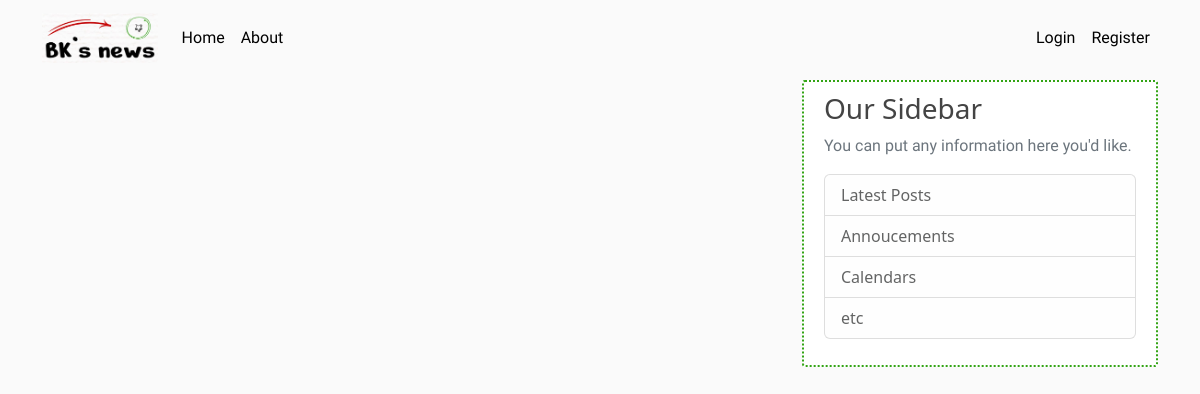
The app's page /, older data.
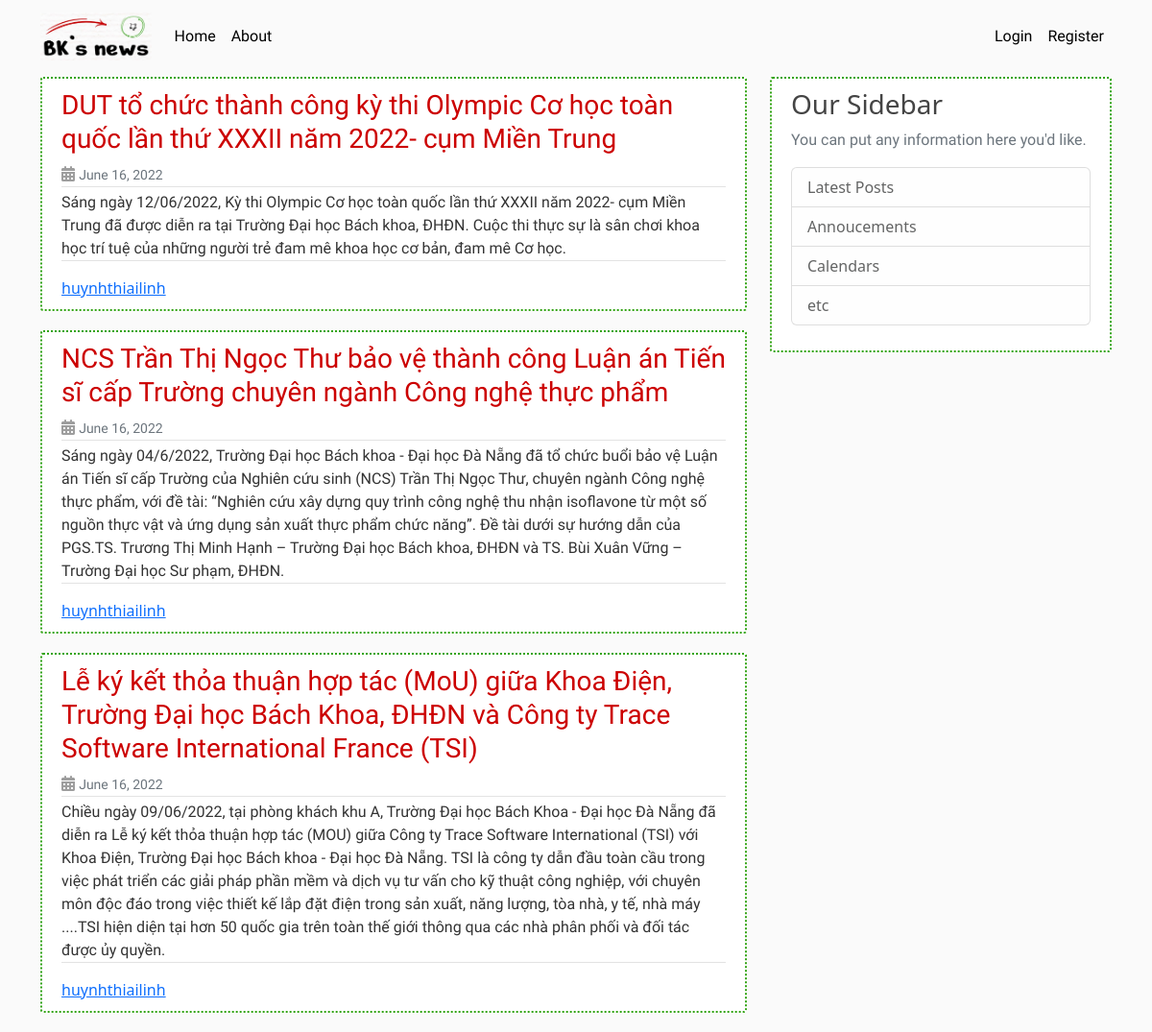
The same page, newer data.
### article/models.py (models this page shows, shortened)
class Post(models.Model):
    title = models.CharField(max_length=100)
    content = models.TextField()
    date_posted = models.DateTimeField(default=timezone.now)
    author = models.ForeignKey(User, on_delete=models.CASCADE)

### article/views.py (the view)
# urls.py: path('', views.home, name='article-home'),
def home(request):
    context = {
        'posts': Post.objects.all()
    }
    return render(request, 'article/home.html', context)

### article/templates/article/home.html
{% extends 'article/base.html' %}
{% block content %}
    {% for post in posts %}
        <article class="media content-section">
            <div class="media-body">
                <div class="article-metadata">
                    <h3><a href="#" class="article-title">{{ post.title }}</a></h3>
                    <div class="date-time">
                        <i class="fa-solid fa-calendar-days"></i>
                        <small class="text-muted">{{ post.date_posted | date:"F d, Y" }}</small>
                    </div>
                </div>
                <p class="article-content">{{ post.content }}</p>
                <div>
                    <a href="#" class="mr-2">{{ post.author }}</a>
                </div>
            </div>
        </article>
    {% endfor%}
{% endblock content %}

### article/templates/article/base.html (shortened to what this page needs)
{% load static %}
<!DOCTYPE html>
<html lang="en">
<head>
    <link href="https://cdn.jsdelivr.net/npm/bootstrap@5.2.0-beta1/dist/css/bootstrap.min.css" rel="stylesheet">
    <link rel="stylesheet" type="text/css" href="{% static 'article/main.css' %}">
    <link rel="stylesheet" href="https://cdnjs.cloudflare.com/ajax/libs/font-awesome/6.1.1/css/all.min.css" />
</head>
<body>
    <header class="site-header">
        <nav class="navbar navbar-expand-md navbar-dark bg-steel fixed-top">
            <div class="container">
                <a href="{% url 'article-home' %}" class="navbar-brand mr-4">
                    <img id="logo" src="{% static 'article/logo.jpg' %}" alt="">
                </a>
                <div class="collapse navbar-collapse" id="navbarToggle">
                    <div class="navbar-nav mr-auto">
                        <a href="{% url 'article-home' %}" class="nav-item nav-link">Home</a>
                        <a href="{% url 'article-about' %}" class="nav-item nav-link">About</a>
                    </div>
                    <div class="navbar-nav">
                        {% if user.is_authenticated %}
                        <a href="{% url 'profile' %}" class="nav-item nav-link">Profile</a>
                            <a href="{% url 'logout' %}" class="nav-item nav-link">Logout</a>
                        {% else %}
                            <a href="{% url 'login' %}" class="nav-item nav-link">Login</a>
                            <a href="{% url 'register' %}" class="nav-item nav-link">Register</a>
                        {% endif %}
                    </div>
                </div>
            </div>
        </nav>
    </header>
    <main role="main" class="container">
        <div class="row">
            <div class="col-md-8">
                {% block content %}{% endblock %}
            </div>
            <div class="col-md-4">
                <div class="content-section">
                    <h3>Our Sidebar</h3>
                    <p class="text-muted">You can put any information here you'd like.
                        <ul class="list-group">
                            <li class="list-group-item list-group-item-light">Latest Posts</li>
                            <li class="list-group-item list-group-item-light">Annoucements</li>
                            <li class="list-group-item list-group-item-light">Calendars</li>
                            <li class="list-group-item list-group-item-light">etc</li>
                        </ul>
                    </p>
                </div>
            </div>
        </div>
    </main>
</html>

### article/static/article/main.css (style rules this page uses)
body { background: #fafafa; color: #333333; margin-top: 5rem; }
h1, h2, h3, h4, h5, h6 { color: #444444; }
ul { margin: 0; }
i { color: #9e9e9e; }
#logo { height: 50px; }
.bg-steel { background-color: #fafafa; }
.navbar-expand-md .navbar-collapse { justify-content: space-between; }
.site-header .navbar-nav .nav-link { color: #000; font-family: 'Coming Soon', cursive; }
.content-section { background: #fff; padding: 10px 20px; border: 2px dotted #33a415; border-radius: 3px; margin-bottom: 20px; }
.article-title { color: #cc0000; font-family: 'Pangolin', cursive; }
.article-content { white-space: pre-line; font-family: 'Mali', cursive; }
.article-metadata { padding-bottom: 1px; margin-bottom: 4px; border-bottom: 1px solid #e3e3e3; }
.article-metadata a { text-decoration: none; }
.article-content { border-bottom: 1px solid #e3e3e3; }
.text-muted { font-family: 'Mali', cursive; color: #9e9e9e; }

Row changes from the older to the newer data that the page shows:
added Post: title "DUT tổ chức thành công kỳ thi Olympic Cơ học toàn quốc lần thứ XXXII năm 2022- cụm Miền Trung", date_posted "June 16, 2022", content "Sáng ngày 12/06/2022, Kỳ thi Olympic Cơ học toàn quốc lần thứ XXXII năm 2022- cụm Miền Trung đã được diễn ra tại Trường Đại học Bách khoa, ĐHĐN. Cuộc thi thực sự là sân chơi khoa học trí tuệ của những người trẻ đam mê khoa học cơ bản, đam mê Cơ học.", author "huynhthiailinh"
added Post: title "NCS Trần Thị Ngọc Thư bảo vệ thành công Luận án Tiến sĩ cấp Trường chuyên ngành Công nghệ thực phẩm", date_posted "June 16, 2022", content "Sáng ngày 04/6/2022, Trường Đại học Bách khoa - Đại học Đà Nẵng đã tổ chức buổi bảo vệ Luận án Tiến sĩ cấp Trường của Nghiên cứu sinh (NCS) Trần Thị Ngọc Thư, chuyên ngành Công nghệ thực phẩm, với đề tài: “Nghiên cứu xây dựng quy trình công nghệ thu nhận isoflavone từ một số nguồn thực vật và ứng dụng sản xuất thực phẩm chức năng”. Đề tài dưới sự hướng dẫn của PGS.TS. Trương Thị Minh Hạnh – Trường Đại học Bách khoa, ĐHĐN và TS. Bùi Xuân Vững – Trường Đại học Sư phạm, ĐHĐN.", author "huynhthiailinh"
added Post: title "Lễ ký kết thỏa thuận hợp tác (MoU) giữa Khoa Điện, Trường Đại học Bách Khoa, ĐHĐN và Công ty Trace Software International France (TSI)", date_posted "June 16, 2022", content "Chiều ngày 09/06/2022, tại phòng khách khu A, Trường Đại học Bách Khoa - Đại học Đà Nẵng đã diễn ra Lễ ký kết thỏa thuận hợp tác (MOU) giữa Công ty Trace Software International (TSI) với Khoa Điện, Trường Đại học Bách khoa - Đại học Đà Nẵng. TSI là công ty dẫn đầu toàn cầu trong việc phát triển các giải pháp phần mềm và dịch vụ tư vấn cho kỹ thuật công nghiệp, với chuyên môn độc đáo trong việc thiết kế lắp đặt điện trong sản xuất, năng lượng, tòa nhà, y tế, nhà máy ....TSI hiện diện tại hơn 50 quốc gia trên toàn thế giới thông qua các nhà phân phối và đối tác được ủy quyền.", author "huynhthiailinh"
